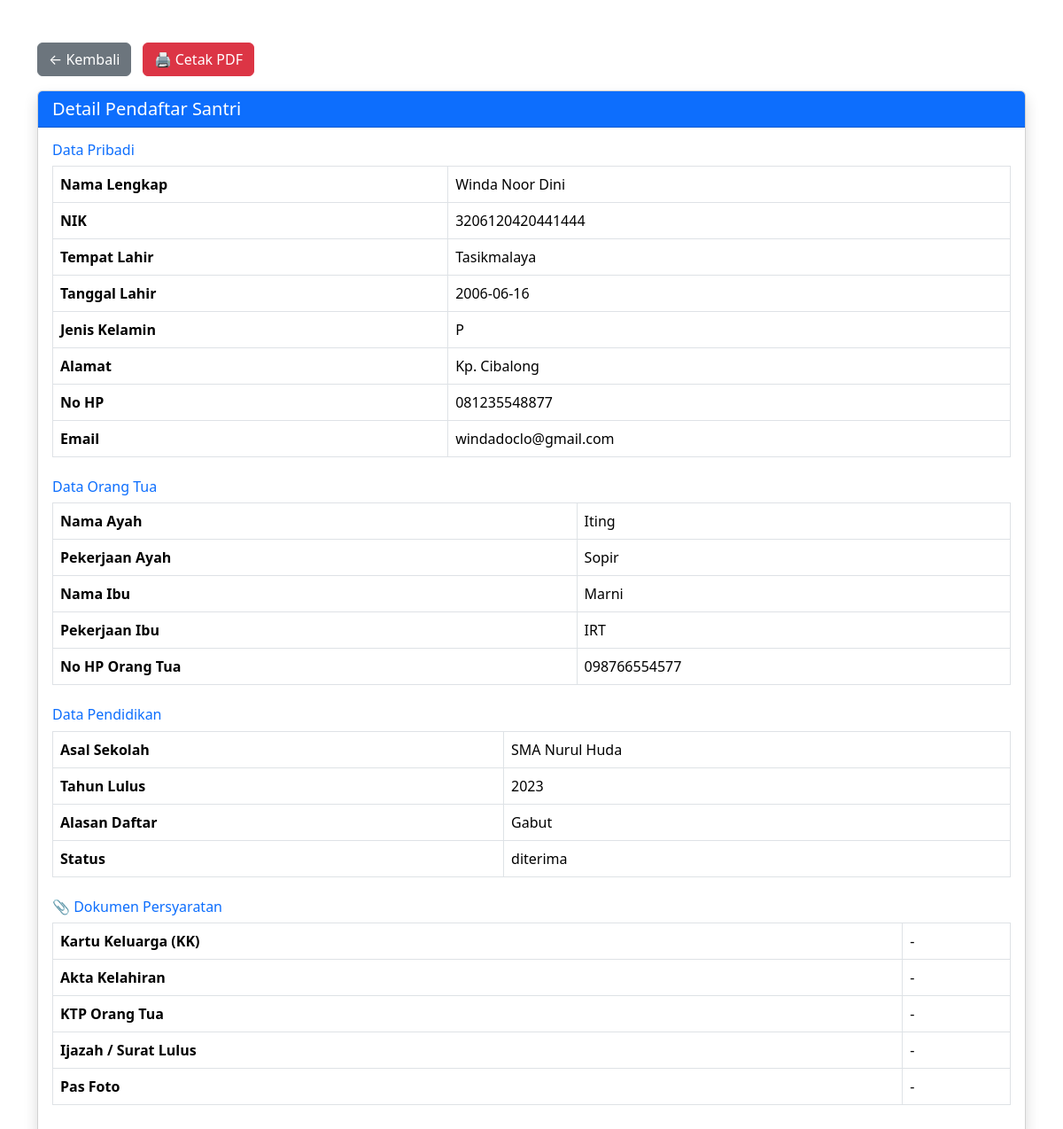
/admin/detail_pendaftar.php?id=9 (signed in), run on the app's committed database.
### tables this page shows
CREATE TABLE `pendaftaran` (
  `id` int(11) NOT NULL,
  `nama_lengkap` varchar(100) NOT NULL,
  `no_hp` varchar(20) NOT NULL,
  `alamat` text NOT NULL,
  `created_at` timestamp NOT NULL DEFAULT current_timestamp(),
  `nik` varchar(20) NOT NULL,
  `tempat_lahir` varchar(50) NOT NULL,
  `tanggal_lahir` date DEFAULT NULL,
  `jenis_kelamin` enum('L','P') NOT NULL,
  `email` varchar(100) NOT NULL,
  `asal_sekolah` varchar(100) NOT NULL,
  `tahun_lulus` varchar(4) NOT NULL,
  `nama_ayah` varchar(100) NOT NULL,
  `pekerjaan_ayah` varchar(100) NOT NULL,
  `nama_ibu` varchar(100) NOT NULL,
  `pekerjaan_ibu` varchar(100) NOT NULL,
  `no_hp_ortu` varchar(20) NOT NULL,
  `alasan_daftar` text NOT NULL,
  `file_kk` varchar(255) DEFAULT NULL,
  `file_akta` varchar(255) DEFAULT NULL,
  `file_ktp_ortu` varchar(255) DEFAULT NULL,
  `file_ijazah` varchar(255) DEFAULT NULL,
  `file_foto` varchar(255) DEFAULT NULL,
  `status` enum('proses','diterima','ditolak') DEFAULT 'proses',
  `kk` varchar(255) DEFAULT NULL,
  `akta_kelahiran` varchar(255) DEFAULT NULL,
  `ktp_ortu` varchar(255) DEFAULT NULL,
  `ijazah` varchar(255) DEFAULT NULL,
  `pas_foto` varchar(255) DEFAULT NULL
);

### admin/detail_pendaftar.php (the view, shortened to what this page needs)
<?php
include "../php/koneksi.php";
$id = $_GET['id'];
$data = mysqli_query($koneksi, "SELECT * FROM pendaftaran WHERE id='$id'");
$row = mysqli_fetch_assoc($data);
?>
<!DOCTYPE html>
<html lang="id">
<head>
    <link href="https://cdn.jsdelivr.net/npm/bootstrap@5.3.2/dist/css/bootstrap.min.css" rel="stylesheet">
</head>
<body>
    <div class="container mt-5">
        <a href="dashboard.php" class="btn btn-secondary mb-3">← Kembali</a>
        <a href="cetak_detail_pdf.php?id=<?= $row['id']; ?>"
            target="_blank"
            class="btn btn-danger mb-3 ms-2">
            🖨️ Cetak PDF
        </a>
        <div class="card shadow">
            <div class="card-header bg-primary text-white">
                <h5 class="mb-0">Detail Pendaftar Santri</h5>
            </div>
            <div class="card-body">
                <h6 class="text-primary">Data Pribadi</h6>
                <table class="table table-bordered">
                    <tr>
                        <th>Nama Lengkap</th>
                        <td><?= htmlspecialchars($row['nama_lengkap']); ?></td>
                    </tr>
                    <tr>
                        <th>NIK</th>
                        <td><?= htmlspecialchars($row['nik']); ?></td>
                    </tr>
                    <tr>
                        <th>Tempat Lahir</th>
                        <td><?= htmlspecialchars($row['tempat_lahir']); ?></td>
                    </tr>
                    <tr>
                        <th>Tanggal Lahir</th>
                        <td><?= htmlspecialchars($row['tanggal_lahir']); ?></td>
                    </tr>
                    <tr>
                        <th>Jenis Kelamin</th>
                        <td><?= htmlspecialchars($row['jenis_kelamin']); ?></td>
                    </tr>
                    <tr>
                        <th>Alamat</th>
                        <td><?= htmlspecialchars($row['alamat']); ?></td>
                    </tr>
                    <tr>
                        <th>No HP</th>
                        <td><?= htmlspecialchars($row['no_hp']); ?></td>
                    </tr>
                    <tr>
                        <th>Email</th>
                        <td><?= htmlspecialchars($row['email']); ?></td>
                    </tr>
                </table>
                <h6 class="text-primary mt-4">Data Orang Tua</h6>
                <table class="table table-bordered">
                    <tr>
                        <th>Nama Ayah</th>
                        <td><?= htmlspecialchars($row['nama_ayah']); ?></td>
                    </tr>
                    <tr>
                        <th>Pekerjaan Ayah</th>
                        <td><?= htmlspecialchars($row['pekerjaan_ayah']); ?></td>
                    </tr>
                    <tr>
                        <th>Nama Ibu</th>
                        <td><?= htmlspecialchars($row['nama_ibu']); ?></td>
                    </tr>
                    <tr>
                        <th>Pekerjaan Ibu</th>
                        <td><?= htmlspecialchars($row['pekerjaan_ibu']); ?></td>
                    </tr>
                    <tr>
                        <th>No HP Orang Tua</th>
                        <td><?= htmlspecialchars($row['no_hp_ortu']); ?></td>
                    </tr>
                </table>
                <h6 class="text-primary mt-4">Data Pendidikan</h6>
                <table class="table table-bordered">
                    <tr>
                        <th>Asal Sekolah</th>
                        <td><?= htmlspecialchars($row['asal_sekolah']); ?></td>
                    </tr>
                    <tr>
                        <th>Tahun Lulus</th>
                        <td><?= htmlspecialchars($row['tahun_lulus']); ?></td>
                    </tr>
                    <tr>
                        <th>Alasan Daftar</th>
                        <td><?= htmlspecialchars($row['alasan_daftar']); ?></td>
                    </tr>
                    <tr>
                        <th>Status</th>
                        <td><?= htmlspecialchars($row['status']); ?></td>
                    </tr>
                </table>
                <h6 class="text-primary mt-4">📎 Dokumen Persyaratan</h6>
                <table class="table table-bordered align-middle">
                    <tr>
                        <th>Kartu Keluarga (KK)</th>
                        <td>
                            <?php if (!empty($row['kk'])) { ?>
                                <a href="../uploads/dokumen/<?= htmlspecialchars($row['kk']); ?>" target="_blank" class="btn btn-sm btn-primary">
                                    Lihat
                                </a>
                            <?php } else {
                                echo "-";
                            } ?>
                        </td>
                    </tr>
                    <tr>
                        <th>Akta Kelahiran</th>
                        <td>
                            <?php if (!empty($row['akta_kelahiran'])) { ?>
                                <a href="../uploads/dokumen/<?= htmlspecialchars($row['akta_kelahiran']); ?>" target="_blank" class="btn btn-sm btn-primary">
                                    Lihat
                                </a>
                            <?php } else {
                                echo "-";
                            } ?>
                        </td>
                    </tr>
                    <tr>
                        <th>KTP Orang Tua</th>
                        <td>
                            <?php if (!empty($row['ktp_ortu'])) { ?>
                                <a href="../uploads/dokumen/<?= htmlspecialchars($row['ktp_ortu']); ?>" target="_blank" class="btn btn-sm btn-primary">
                                    Lihat
                                </a>
                            <?php } else {
                                echo "-";
                            } ?>
                        </td>
                    </tr>
                    <tr>
                        <th>Ijazah / Surat Lulus</th>
                        <td>
                            <?php if (!empty($row['ijazah'])) { ?>
                                <a href="../uploads/dokumen/<?= htmlspecialchars($row['ijazah']); ?>" target="_blank" class="btn btn-sm btn-primary">
                                    Lihat
                                </a>
                            <?php } else {
                                echo "-";
                            } ?>
                        </td>
                    </tr>
                    <tr>
                        <th>Pas Foto</th>
                        <td>
                            <?php if (!empty($row['pas_foto'])) { ?>
                                <img src="../uploads/dokumen/<?= htmlspecialchars($row['pas_foto']); ?>"
                                    width="120"
                                    class="img-thumbnail">
                            <?php } else {
                                echo "-";
                            } ?>
                        </td>
                    </tr>
                </table>
            </div>
        </div>
    </div>
</body>
</html>

### data on the page
pendaftaran: nama_lengkap "Winda Noor Dini", nik "3206120420441444", tempat_lahir "Tasikmalaya", tanggal_lahir "2006-06-16", jenis_kelamin "P", alamat "Kp. Cibalong", no_hp "081235548877", email "windadoclo@gmail.com", nama_ayah "Iting", pekerjaan_ayah "Sopir", nama_ibu "Marni", pekerjaan_ibu "IRT", no_hp_ortu "098766554577", asal_sekolah "SMA Nurul Huda", tahun_lulus "2023", alasan_daftar "Gabut", status "diterima"
